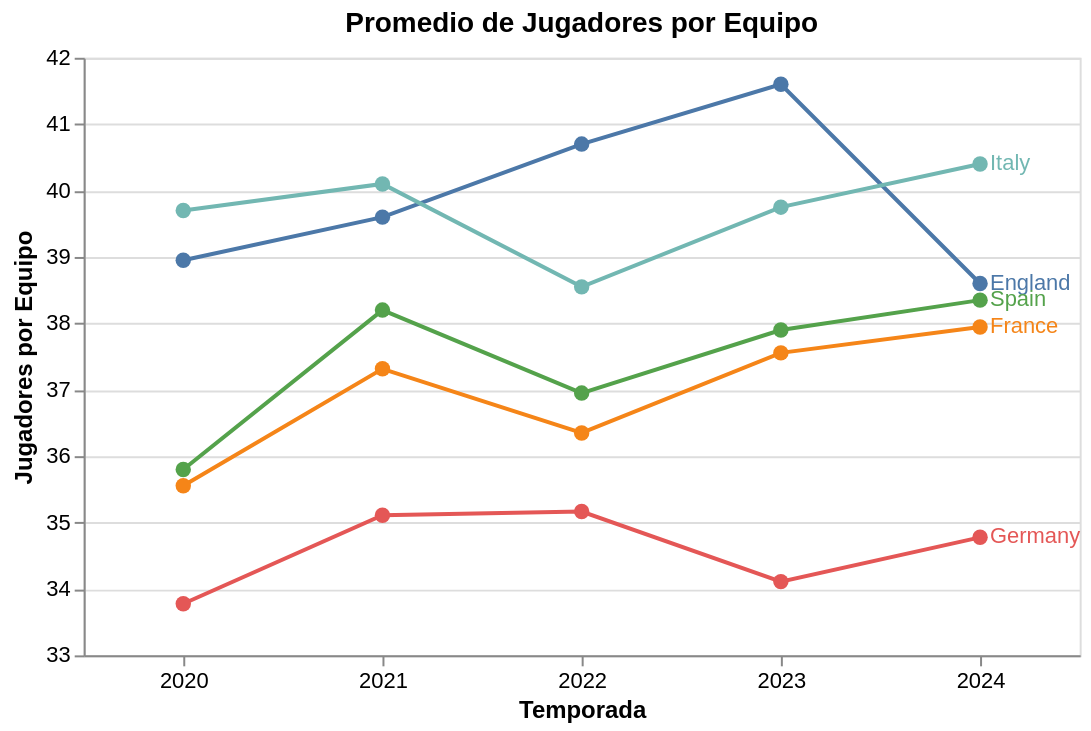

The cell this chart's notebook holds for it:
### Markdown cell above
Italia sin dudas es quien cuenta con mayor cantidad de jugadores en todos los años. No obstante, tenemos 3 ligas con 20 equipos, 1 con 18, más Francia con una modificación en el medio y datos faltantes. Sería entonces interesante hacer un promedio por equipo.

### Code cell
# Grafico cuántos jugadores existen promedio por equipo comparativo por liga y año
divisores = {'England': 20, 'Italy': 20, 'Spain': 20, 'France': 18, 'Germany': 18}
cuadro_promedio = (df_jugadores.groupby(['country', 'temporada'])['player_url'].nunique().reset_index().assign(
        jugadores_por_equipo=lambda df: df.apply(
            lambda row: row['player_url'] / (divisores.get(row['country'], 1) if not (row['country'] == 'France' and row['temporada'] in [2021, 2022]) else (19 if row['temporada'] == 2021 else 20)),
            axis=1)))
cuadro_labels = (cuadro_promedio.sort_values('temporada').groupby('country').tail(1))
line_chart = alt.Chart(cuadro_promedio).mark_line(point=True).encode(
    x=alt.X('temporada:O', title='Temporada',axis=alt.Axis(labelAngle=0)),
    y=alt.Y('jugadores_por_equipo:Q', title='Jugadores por Equipo', scale=alt.Scale(zero=False)),
    color=alt.Color('country:N', legend=None), tooltip=['country', 'temporada', 'jugadores_por_equipo'])
label_chart = alt.Chart(cuadro_labels).mark_text(align='left', dx=5).encode(
    x=alt.X('temporada:O'),
    y='jugadores_por_equipo:Q',text='country',
    color=alt.Color('country:N', legend=None))
(line_chart + label_chart).properties(width=500,height=300,title='Promedio de Jugadores por Equipo').configure_point(
    size=60).configure_axis(labelFontSize=11,titleFontSize=12).configure_title(fontSize=14)

### Figure 1 — Vega-Lite specification as saved in the notebook (floating-point values rounded to 4 significant figures)
{"config": {"view": {"continuousWidth": 300, "continuousHeight": 300}, "axis": {"labelFontSize": 11, "titleFontSize": 12}, "point": {"size": 60}, "title": {"fontSize": 14}}, "layer": [{"data": {"name": "data-0f5892296d7707c21e63a9982043587e"}, "mark": {"type": "line", "point": true}, "encoding": {"color": {"field": "country", "legend": null, "type": "nominal"}, "tooltip": [{"field": "country", "type": "nominal"}, {"field": "temporada", "type": "quantitative"}, {"field": "jugadores_por_equipo", "type": "quantitative"}], "x": {"axis": {"labelAngle": 0}, "field": "temporada", "title": "Temporada", "type": "ordinal"}, "y": {"field": "jugadores_por_equipo", "scale": {"zero": false}, "title": "Jugadores por Equipo", "type": "quantitative"}}}, {"data": {"name": "data-8710d3473af7529bf876710a413dbd9d"}, "mark": {"type": "text", "align": "left", "dx": 5}, "encoding": {"color": {"field": "country", "legend": null, "type": "nominal"}, "text": {"field": "country", "type": "nominal"}, "x": {"field": "temporada", "type": "ordinal"}, "y": {"field": "jugadores_por_equipo", "type": "quantitative"}}}], "height": 300, "title": "Promedio de Jugadores por Equipo", "width": 500, "$schema": "https://vega.github.io/schema/vega-lite/v5.20.1.json", "datasets": {"data-0f5892296d7707c21e63a9982043587e": [{"country": "England", "temporada": 2020, "player_url": 779, "jugadores_por_equipo": 38.95}, {"country": "England", "temporada": 2021, "player_url": 792, "jugadores_por_equipo": 39.6}, {"country": "England", "temporada": 2022, "player_url": 814, "jugadores_por_equipo": 40.7}, {"country": "England", "temporada": 2023, "player_url": 832, "jugadores_por_equipo": 41.6}, {"country": "England", "temporada": 2024, "player_url": 772, "jugadores_por_equipo": 38.6}, {"country": "France", "temporada": 2020, "player_url": 640, "jugadores_por_equipo": 35.56}, {"country": "France", "temporada": 2021, "player_url": 709, "jugadores_por_equipo": 37.32}, {"country": "France", "temporada": 2022, "player_url": 727, "jugadores_por_equipo": 36.35}, {"country": "France", "temporada": 2023, "player_url": 676, "jugadores_por_equipo": 37.56}, {"country": "France", "temporada": 2024, "player_url": 683, "jugadores_por_equipo": 37.94}, {"country": "Germany", "temporada": 2020, "player_url": 608, "jugadores_por_equipo": 33.78}, {"country": "Germany", "temporada": 2021, "player_url": 632, "jugadores_por_equipo": 35.11}, {"country": "Germany", "temporada": 2022, "player_url": 633, "jugadores_por_equipo": 35.17}, {"country": "Germany", "temporada": 2023, "player_url": 614, "jugadores_por_equipo": 34.11}, {"country": "Germany", "temporada": 2024, "player_url": 626, "jugadores_por_equipo": 34.78}, {"country": "Italy", "temporada": 2020, "player_url": 794, "jugadores_por_equipo": 39.7}, {"country": "Italy", "temporada": 2021, "player_url": 802, "jugadores_por_equipo": 40.1}, {"country": "Italy", "temporada": 2022, "player_url": 771, "jugadores_por_equipo": 38.55}, {"country": "Italy", "temporada": 2023, "player_url": 795, "jugadores_por_equipo": 39.75}, {"country": "Italy", "temporada": 2024, "player_url": 808, "jugadores_por_equipo": 40.4}, {"country": "Spain", "temporada": 2020, "player_url": 716, "jugadores_por_equipo": 35.8}, {"country": "Spain", "temporada": 2021, "player_url": 764, "jugadores_por_equipo": 38.2}, {"country": "Spain", "temporada": 2022, "player_url": 739, "jugadores_por_equipo": 36.95}, {"country": "Spain", "temporada": 2023, "player_url": 758, "jugadores_por_equipo": 37.9}, {"country": "Spain", "temporada": 2024, "player_url": 767, "jugadores_por_equipo": 38.35}], "data-8710d3473af7529bf876710a413dbd9d": [{"country": "Germany", "temporada": 2024, "player_url": 626, "jugadores_por_equipo": 34.78}, {"country": "France", "temporada": 2024, "player_url": 683, "jugadores_por_equipo": 37.94}, {"country": "England", "temporada": 2024, "player_url": 772, "jugadores_por_equipo": 38.6}, {"country": "Italy", "temporada": 2024, "player_url": 808, "jugadores_por_equipo": 40.4}, {"country": "Spain", "temporada": 2024, "player_url": 767, "jugadores_por_equipo": 38.35}]}}
